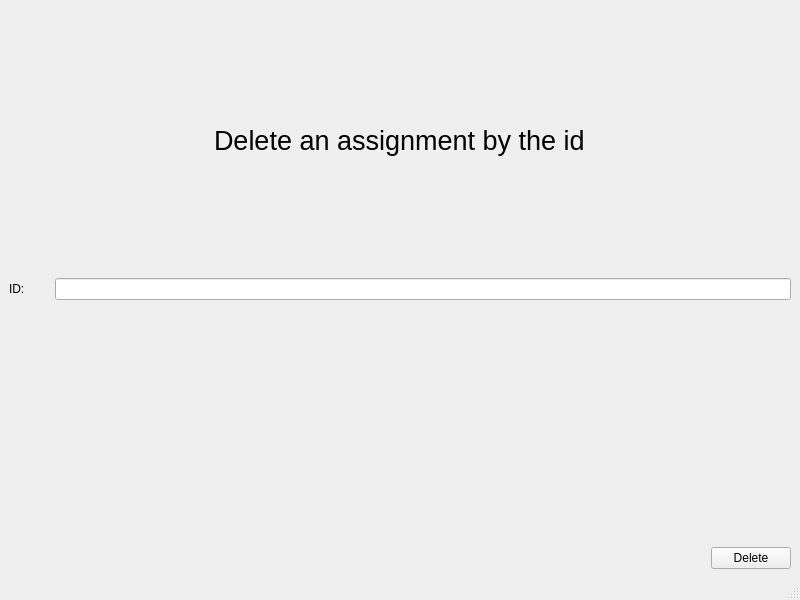
<?xml version="1.0" encoding="UTF-8"?>
<ui version="4.0">
 <class>MainWindow</class>
 <widget class="QMainWindow" name="MainWindow">
  <property name="geometry">
   <rect>
    <x>0</x>
    <y>0</y>
    <width>800</width>
    <height>600</height>
   </rect>
  </property>
  <property name="windowTitle">
   <string>MainWindow</string>
  </property>
  <widget class="QWidget" name="centralwidget">
   <layout class="QVBoxLayout" name="verticalLayout_4">
    <item>
     <layout class="QVBoxLayout" name="verticalLayout">
      <item alignment="Qt::AlignHCenter">
       <widget class="QLabel" name="label">
        <property name="font">
         <font>
          <pointsize>20</pointsize>
         </font>
        </property>
        <property name="text">
         <string>Delete an assignment by the id</string>
        </property>
       </widget>
      </item>
     </layout>
    </item>
    <item>
     <layout class="QFormLayout" name="formLayout">
      <item row="0" column="0">
       <widget class="QLabel" name="label_2">
        <property name="text">
         <string>ID:</string>
        </property>
       </widget>
      </item>
      <item row="0" column="1">
       <widget class="QLineEdit" name="id_text">
        <property name="text">
         <string/>
        </property>
       </widget>
      </item>
      <item row="1" column="0">
       <spacer name="horizontalSpacer">
        <property name="orientation">
         <enum>Qt::Horizontal</enum>
        </property>
        <property name="sizeType">
         <enum>QSizePolicy::Fixed</enum>
        </property>
        <property name="sizeHint" stdset="0">
         <size>
          <width>40</width>
          <height>60</height>
         </size>
        </property>
       </spacer>
      </item>
      <item row="2" column="0">
       <spacer name="horizontalSpacer_2">
        <property name="orientation">
         <enum>Qt::Horizontal</enum>
        </property>
        <property name="sizeHint" stdset="0">
         <size>
          <width>40</width>
          <height>60</height>
         </size>
        </property>
       </spacer>
      </item>
     </layout>
    </item>
    <item>
     <layout class="QVBoxLayout" name="verticalLayout_3">
      <item alignment="Qt::AlignRight">
       <widget class="QPushButton" name="delete_2">
        <property name="text">
         <string>Delete</string>
        </property>
       </widget>
      </item>
     </layout>
    </item>
   </layout>
  </widget>
  <widget class="QMenuBar" name="menubar">
   <property name="geometry">
    <rect>
     <x>0</x>
     <y>0</y>
     <width>800</width>
     <height>22</height>
    </rect>
   </property>
  </widget>
  <widget class="QStatusBar" name="statusbar"/>
 </widget>
 <resources/>
 <connections/>
</ui>
